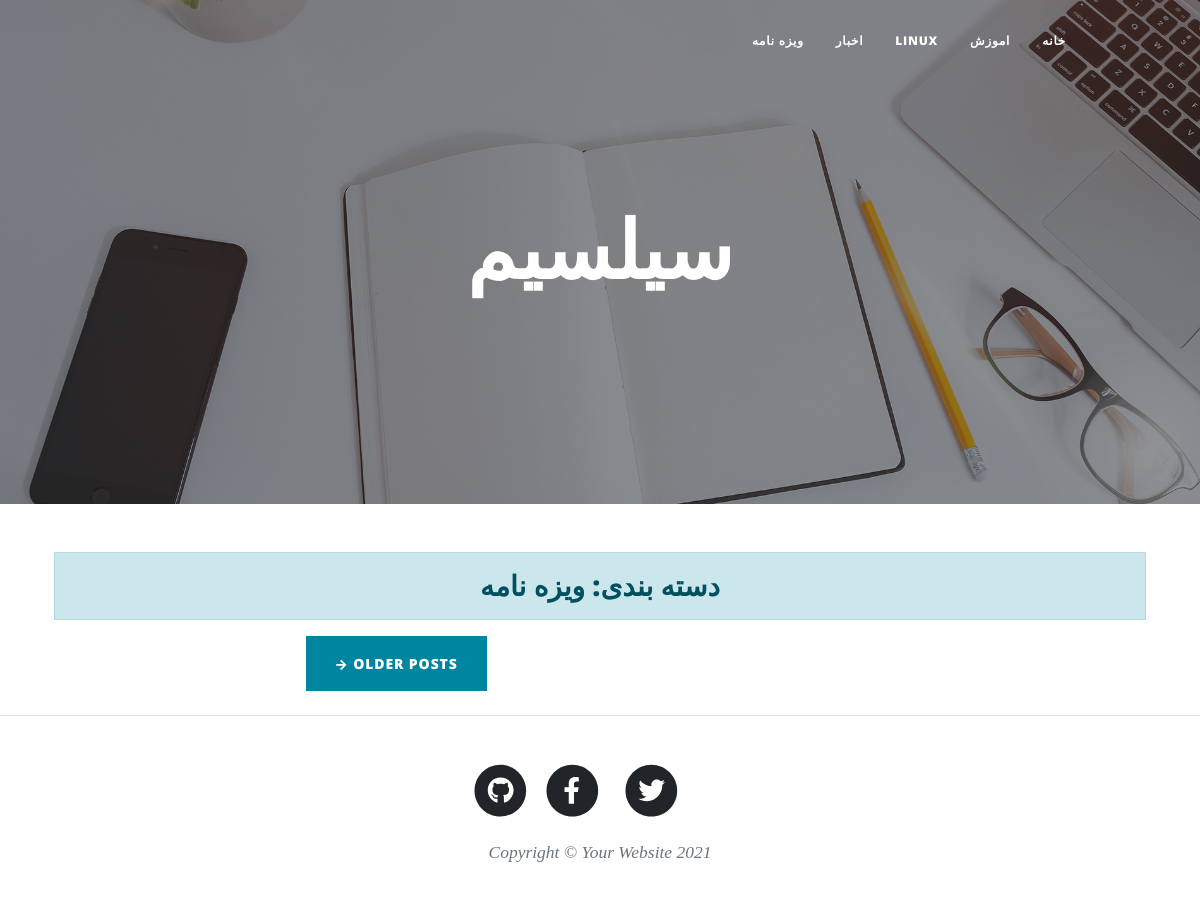
The app's page /blog/category/ozh-nmh/ with its own data.
### blog/models.py (models this page shows, shortened)
class Category(models.Model):
	parent = models.ForeignKey(
        'self',default=None,null=True,blank=True,on_delete=models.SET_NULL,related_name='children',verbose_name='زیردسته'
        )
	title = models.CharField(max_length=100,verbose_name='عنوان دسته بندی')
	slug = models.SlugField(max_length=100,unique=True,verbose_name='ادرس دسته بندی')
	status = models.BooleanField(default=True,verbose_name='ایا نمایش داده شود؟')
	position = models.IntegerField(verbose_name='پوزیشن')
	class Meta:
		verbose_name='دسته بندی'
		verbose_name_plural="دسته بندی ها"
		ordering = ['position']

### blog/views.py (the view)
# urls.py: path('category/<slug:slug>/',views.category,name='category'),
def category(request,slug):
    context = {
        'articles':Article.objects.filter(status='Publish'),
        'category':Category.objects.filter(status=True),
		'categorys':get_object_or_404(Category,slug=slug,status=True),
	}
    return render(request,'blog/category.html',context)

### blog/models.py (called while the page is built)
    def published(self):
        return self.filter(status='Publish')

### blog/templates/blog/category.html (shortened to what this page needs)
{% extends "blog/base.html" %}
{% load static %}
{% block main %}
        <header class="masthead" style="background-image: url('{% static 'assets/img/home-bg.jpg' %}')">
            <div class="container position-relative px-4 px-lg-5">
                <div class="row gx-4 gx-lg-5 justify-content-center">
                    <div class="col-md-10 col-lg-8 col-xl-7">
                        <div class="site-heading">
                            <h1>سیلسیم</h1>
                        </div>
                    </div>
                </div>
            </div>
        </header>
  <div class="container px-4 px-lg-5">
            <div class="row gx-4 gx-lg-5 justify-content-center">
                 <h3 class="alert alert-primary text-center">دسته بندی: {{categorys.title}}</h3>
                 <div class="col-md-10 col-lg-8 col-xl-7">
                    <div class="d-flex justify-content-end mb-4"><a class="btn btn-primary text-uppercase" href="#!">Older Posts →</a></div>
                </div>
            </div>
        </div>
{% endblock %}

### blog/templates/blog/base.html (shortened to what this page needs)
{% load static %}
<!DOCTYPE html>
<html lang="en">
    <head>
        <link href="{% static 'css/styles.css' %}" rel="stylesheet" />
        <link href="{% static 'css/rtl.css' %}" rel="stylesheet" />
    </head>
    <body>
          <nav class="navbar navbar-expand-lg navbar-light" id="mainNav">
            <div class="container px-4 px-lg-5">
                <div class="collapse navbar-collapse" id="navbarResponsive">
                    <ul class="navbar-nav ms-auto py-4 py-lg-0">
                        <li class="nav-item"><a class="nav-link px-lg-3 py-3 py-lg-4" href="{% url 'blog:home' %}">خانه</a></li>
                       {% for cat in category %}
                       {% if cat.parent == None %}
                       <li class="nav-item"><a class="nav-link px-lg-3 py-3 py-lg-4" href="{% url 'blog:category' cat.slug %}">{{cat.title}}</a></li>
                       {% endif %}
                       {% endfor %}
                    </ul>
                </div>
            </div>
        </nav>
      {% block main %}
      {% endblock %}
        <footer class="border-top">
            <div class="container px-4 px-lg-5">
                <div class="row gx-4 gx-lg-5 justify-content-center">
                    <div class="col-md-10 col-lg-8 col-xl-7">
                        <ul class="list-inline text-center">
                            <li class="list-inline-item">
                                <a href="#!">
                                    <span class="fa-stack fa-lg">
                                        <i class="fas fa-circle fa-stack-2x"></i>
                                        <i class="fab fa-twitter fa-stack-1x fa-inverse"></i>
                                    </span>
                                </a>
                            </li>
                            <li class="list-inline-item">
                                <a href="#!">
                                    <span class="fa-stack fa-lg">
                                        <i class="fas fa-circle fa-stack-2x"></i>
                                        <i class="fab fa-facebook-f fa-stack-1x fa-inverse"></i>
                                    </span>
                                </a>
                            </li>
                            <li class="list-inline-item">
                                <a href="#!">
                                    <span class="fa-stack fa-lg">
                                        <i class="fas fa-circle fa-stack-2x"></i>
                                        <i class="fab fa-github fa-stack-1x fa-inverse"></i>
                                    </span>
                                </a>
                            </li>
                        </ul>
                        <div class="small text-center text-muted fst-italic">Copyright &copy; Your Website 2021</div>
                    </div>
                </div>
            </div>
        </footer>
    </body>
</html>

### blog/static/css/rtl.css (style rules this page uses)
body { direction: rtl; font-family: verdana; }

### records on screen
Category: title "اموزش"
Category: title "LINUX"
Category: title "اخبار"
Category: title "ویزه نامه"
